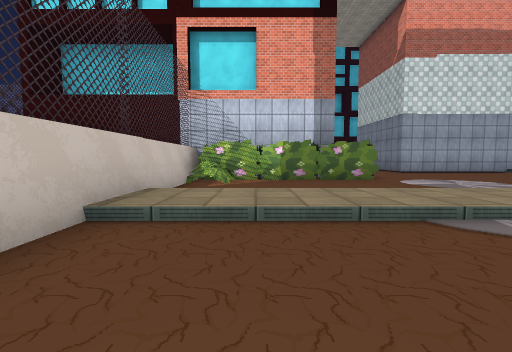
[1] (above)

15 first-person views from a walk through a scene from a Unity 3-D project. The camera is 1.2 m above the floor, tilts 4° down and sees 90° across. The floor is counted in squares, 2 m on a side. Each view is taken from the middle of a square. On the plan, view 1 faces up. The plan holds only what a view shows up to about 9 squares ahead; the rest is blank. The place goes on beyond the plan. The player is left out. Some surface patterns are stand-ins.

[2]
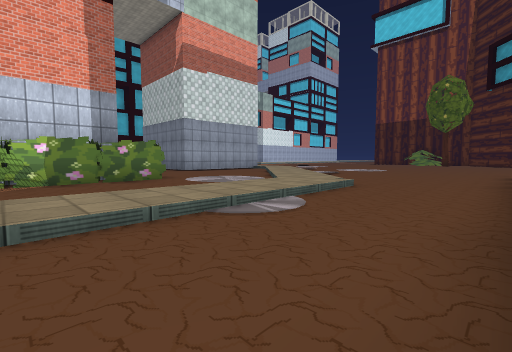

[3]
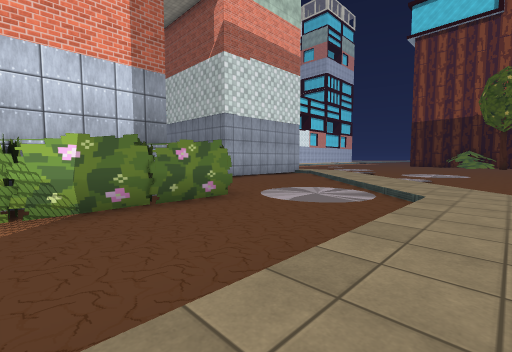

[4]
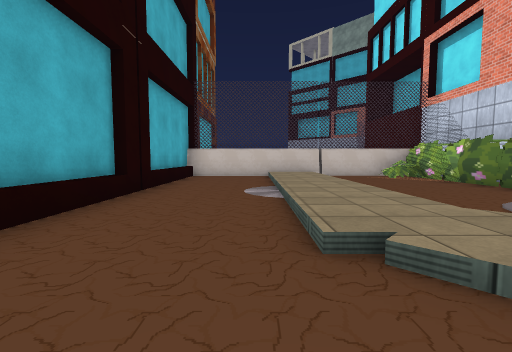

[5]
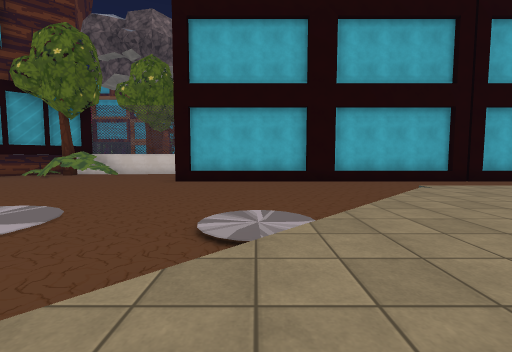

[6]
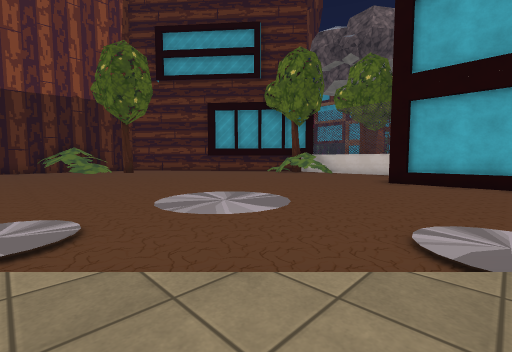

[7]
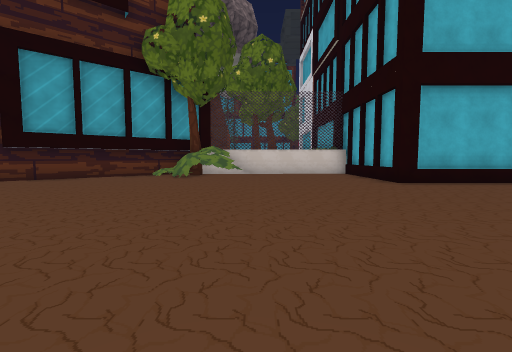

[8]
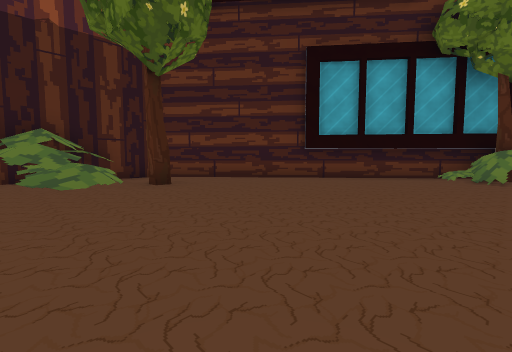

[9]
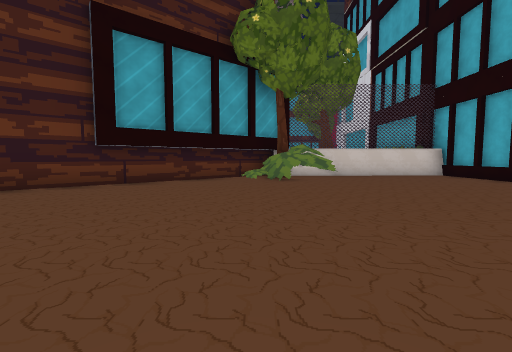

[10]
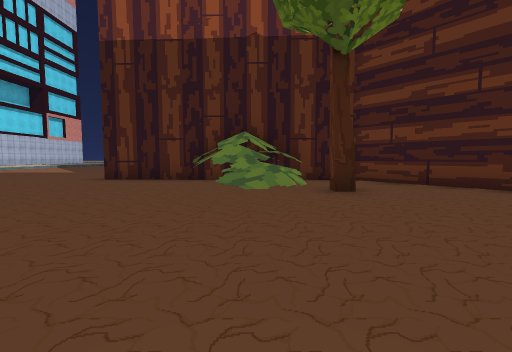

[11]
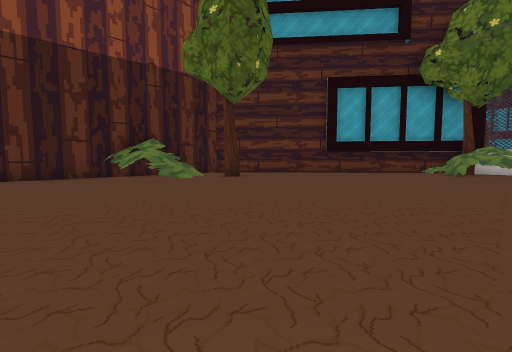

[12]
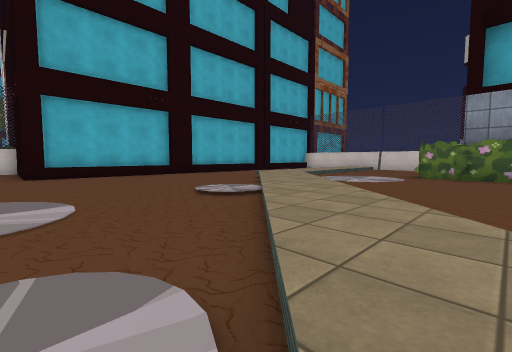

[13]
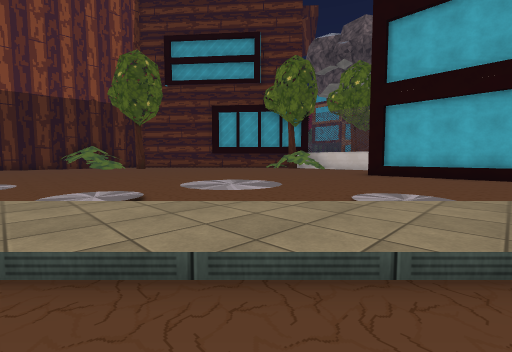

[14]
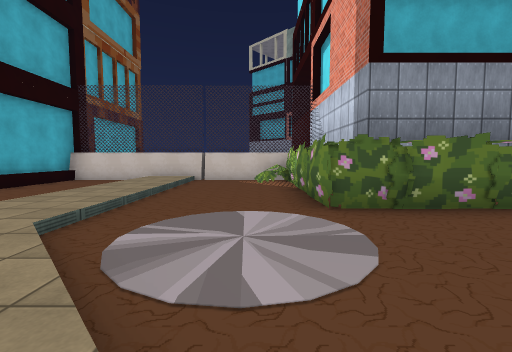

[15]
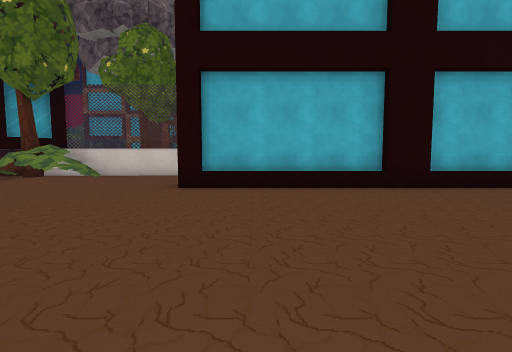

### Floor plan
Key: @ floor where view 1 was taken; # wall or solid block; . main floor; : floor 0.25 m higher than the main floor; / step, stairs or slope; ^ raised ledge; O other object.
Columns run from 4 left of view 1 to 26 right of it. Each row starts with its distance up from view 1.
  9        O....../:/.............#
  8 ###O#O#O...../:/..............#
  7   #OOOOO..../:/............./##
  6   #O......./:/.............///#
  5   #......./:/..............//##
  4   #///////:/...............//#
  3   #:::::::/................O.#
  2   #..........................#
  1   #.........................##
  0   #.@......................##
 -1   ##############.........###
 -2                #....///.##
 -3                #.../ O/##
 -4                #####^#O

Where each view was taken, in squares from view 1:
view 1: 0 up, 0 right, facing up
view 2: 0 up, 0 right, facing up-right
view 3: 3 up, 0 right, facing up-right
view 4: 2 up, 7 right, facing left
view 5: 8 up, 9 right, facing down
view 6: 8 up, 9 right, facing down-right
view 7: 6 up, 15 right, facing down
view 8: 6 up, 17 right, facing down-right
view 9: 5 up, 18 right, facing down
view 10: 5 up, 18 right, facing right
view 11: 9 up, 16 right, facing down-right
view 12: 9 up, 12 right, facing down-left
view 13: 9 up, 8 right, facing down-right
view 14: 6 up, 7 right, facing left
view 15: 5 up, 10 right, facing down
